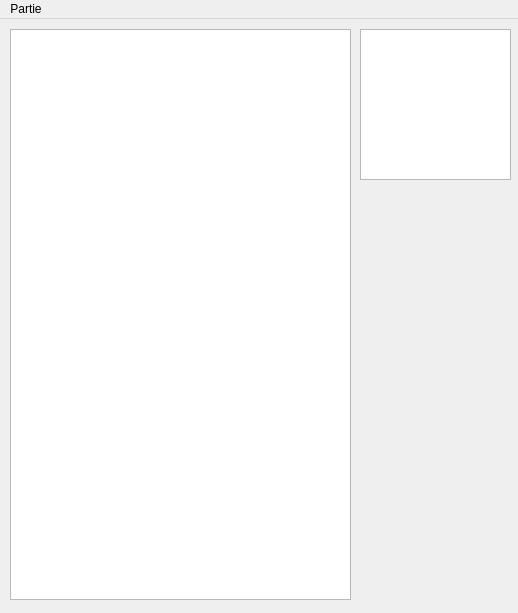
<?xml version="1.0" encoding="UTF-8"?>
<ui version="4.0">
 <class>MainWindow</class>
 <widget class="QMainWindow" name="MainWindow">
  <property name="geometry">
   <rect>
    <x>0</x>
    <y>0</y>
    <width>518</width>
    <height>613</height>
   </rect>
  </property>
  <property name="sizePolicy">
   <sizepolicy hsizetype="Minimum" vsizetype="Minimum">
    <horstretch>0</horstretch>
    <verstretch>0</verstretch>
   </sizepolicy>
  </property>
  <property name="minimumSize">
   <size>
    <width>518</width>
    <height>613</height>
   </size>
  </property>
  <property name="maximumSize">
   <size>
    <width>518</width>
    <height>613</height>
   </size>
  </property>
  <property name="baseSize">
   <size>
    <width>0</width>
    <height>0</height>
   </size>
  </property>
  <property name="windowTitle">
   <string>Bloc64</string>
  </property>
  <widget class="QWidget" name="centralwidget">
   <property name="sizePolicy">
    <sizepolicy hsizetype="MinimumExpanding" vsizetype="MinimumExpanding">
     <horstretch>0</horstretch>
     <verstretch>0</verstretch>
    </sizepolicy>
   </property>
   <widget class="QGraphicsView" name="plateau">
    <property name="geometry">
     <rect>
      <x>10</x>
      <y>10</y>
      <width>341</width>
      <height>571</height>
     </rect>
    </property>
    <property name="sizePolicy">
     <sizepolicy hsizetype="Fixed" vsizetype="Fixed">
      <horstretch>0</horstretch>
      <verstretch>0</verstretch>
     </sizepolicy>
    </property>
    <property name="minimumSize">
     <size>
      <width>20</width>
      <height>20</height>
     </size>
    </property>
    <property name="baseSize">
     <size>
      <width>0</width>
      <height>0</height>
     </size>
    </property>
    <property name="autoFillBackground">
     <bool>false</bool>
    </property>
    <property name="renderHints">
     <set>QPainter::Antialiasing|QPainter::HighQualityAntialiasing|QPainter::SmoothPixmapTransform</set>
    </property>
    <property name="viewportUpdateMode">
     <enum>QGraphicsView::FullViewportUpdate</enum>
    </property>
    <property name="optimizationFlags">
     <set>QGraphicsView::DontClipPainter</set>
    </property>
   </widget>
   <widget class="QGraphicsView" name="suivant">
    <property name="geometry">
     <rect>
      <x>360</x>
      <y>10</y>
      <width>151</width>
      <height>151</height>
     </rect>
    </property>
    <property name="sizePolicy">
     <sizepolicy hsizetype="Fixed" vsizetype="Fixed">
      <horstretch>0</horstretch>
      <verstretch>0</verstretch>
     </sizepolicy>
    </property>
   </widget>
  </widget>
  <widget class="QMenuBar" name="menubar">
   <property name="geometry">
    <rect>
     <x>0</x>
     <y>0</y>
     <width>518</width>
     <height>23</height>
    </rect>
   </property>
   <widget class="QMenu" name="menuJeu">
    <property name="title">
     <string>Partie</string>
    </property>
    <addaction name="actionNouvelle"/>
    <addaction name="actionTableau_des_scores"/>
    <addaction name="actionPreferences"/>
    <addaction name="separator"/>
    <addaction name="actionQuitter"/>
   </widget>
   <addaction name="menuJeu"/>
  </widget>
  <action name="actionNouvelle">
   <property name="text">
    <string>Nouvelle</string>
   </property>
  </action>
  <action name="actionPreferences">
   <property name="text">
    <string>Paramètres</string>
   </property>
  </action>
  <action name="actionTableau_des_scores">
   <property name="text">
    <string>Tableau des scores</string>
   </property>
  </action>
  <action name="actionQuitter">
   <property name="text">
    <string>Quitter</string>
   </property>
  </action>
 </widget>
 <resources/>
 <connections/>
</ui>
